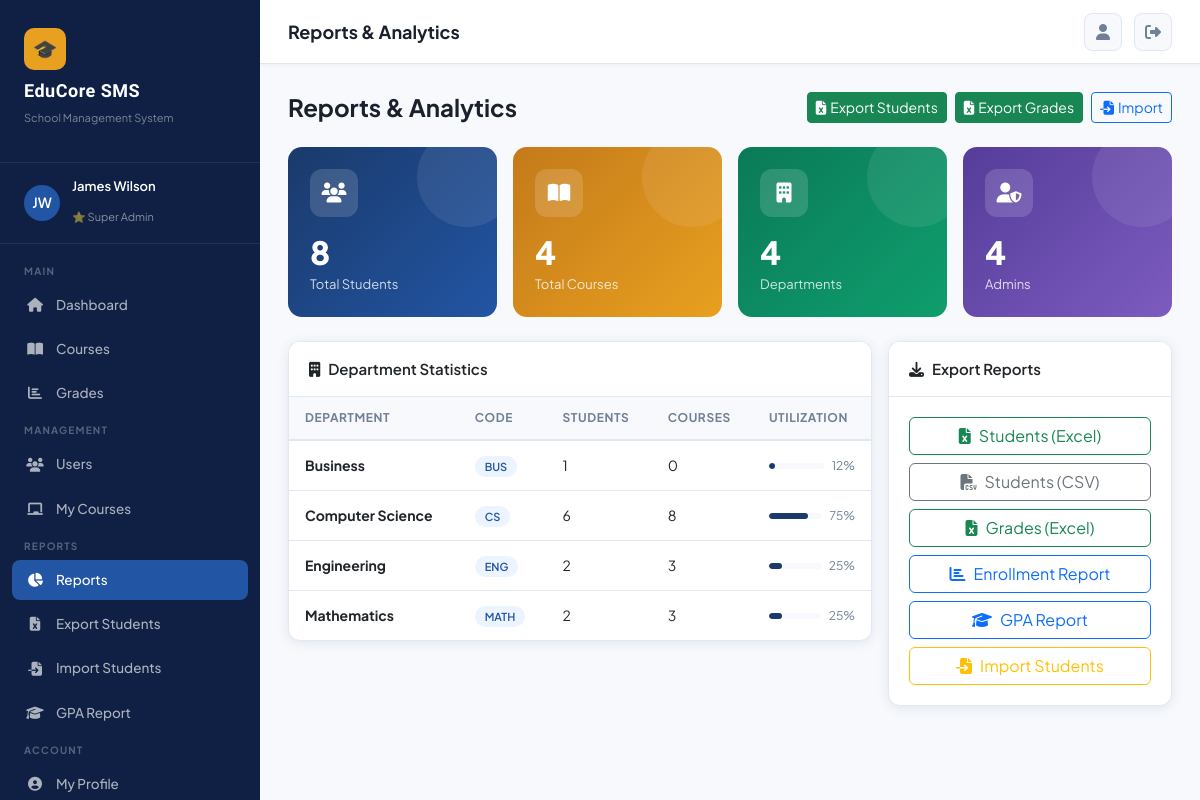
Page /reports/ (signed in) on the committed database.
### accounts/models.py (models this page shows, shortened)
class User(AbstractUser):
    ROLE_CHOICES = [
        ('super_admin', 'Super Admin'),
        ('sub_admin', 'Sub Admin'),
        ('student', 'Student'),
    ]
    role = models.CharField(max_length=20, choices=ROLE_CHOICES, default='student')
    department = models.ForeignKey(Department, on_delete=models.SET_NULL, null=True, blank=True)
    phone = models.CharField(max_length=20, blank=True)
    address = models.TextField(blank=True)
    profile_picture = models.ImageField(upload_to='profiles/', blank=True, null=True)
    bio = models.TextField(blank=True)
    student_id = models.CharField(max_length=20, blank=True, unique=True, null=True)
    date_of_birth = models.DateField(null=True, blank=True)
    gender = models.CharField(max_length=10, choices=[('M','Male'),('F','Female'),('O','Other')], blank=True)
    is_active = models.BooleanField(default=True)
    created_at = models.DateTimeField(auto_now_add=True)
    @property
    def is_super_admin(self):
        return self.role == 'super_admin'

class Department(models.Model):
    name = models.CharField(max_length=100)
    code = models.CharField(max_length=10, unique=True)
    description = models.TextField(blank=True)
    created_at = models.DateTimeField(auto_now_add=True)

### reports/views.py (the view)
# urls.py: path('', views.reports_dashboard, name='reports_dashboard'),
@login_required
def reports_dashboard(request):
    if not request.user.is_super_admin:
        messages.error(request, 'Access denied.')
        return redirect('dashboard')
    context = {
        'total_students': User.objects.filter(role='student').count(),
        'total_courses': Course.objects.count(),
        'total_departments': Department.objects.count(),
        'total_admins': User.objects.filter(role__in=['sub_admin','super_admin']).count(),
        'departments': Department.objects.annotate(
            student_count=Count('user', filter=Q(user__role='student')),
            course_count=Count('course')
        ),
    }
    return render(request, 'reports/dashboard.html', context)

### templates/reports/dashboard.html
{% extends 'base.html' %}
{% block page_title %}Reports & Analytics{% endblock %}
{% block content %}
<div class="d-flex justify-content-between align-items-center mb-4">
  <h4 style="font-weight:700;margin:0;">Reports & Analytics</h4>
  <div class="d-flex gap-2">
    <a href="{% url 'export_students_excel' %}" class="btn btn-success btn-sm"><i class="fas fa-file-excel me-1"></i>Export Students</a>
    <a href="{% url 'export_grades_excel' %}" class="btn btn-success btn-sm"><i class="fas fa-file-excel me-1"></i>Export Grades</a>
    <a href="{% url 'import_students' %}" class="btn btn-outline-primary btn-sm"><i class="fas fa-file-import me-1"></i>Import</a>
  </div>
</div>
<div class="row g-3 mb-4">
  <div class="col-md-3"><div class="stat-card stat-blue"><div class="icon"><i class="fas fa-users"></i></div><h3>{{ total_students }}</h3><p>Total Students</p></div></div>
  <div class="col-md-3"><div class="stat-card stat-gold"><div class="icon"><i class="fas fa-book-open"></i></div><h3>{{ total_courses }}</h3><p>Total Courses</p></div></div>
  <div class="col-md-3"><div class="stat-card stat-green"><div class="icon"><i class="fas fa-building"></i></div><h3>{{ total_departments }}</h3><p>Departments</p></div></div>
  <div class="col-md-3"><div class="stat-card stat-purple"><div class="icon"><i class="fas fa-user-shield"></i></div><h3>{{ total_admins }}</h3><p>Admins</p></div></div>
</div>
<div class="row g-3">
  <div class="col-md-8">
    <div class="card">
      <div class="card-header"><i class="fas fa-building me-2"></i>Department Statistics</div>
      <div class="card-body p-0">
        <table class="table-modern" style="width:100%">
          <thead><tr><th>Department</th><th>Code</th><th>Students</th><th>Courses</th><th>Utilization</th></tr></thead>
          <tbody>
            {% for dept in departments %}
            <tr>
              <td><strong>{{ dept.name }}</strong></td>
              <td><span class="badge-status badge-admin">{{ dept.code }}</span></td>
              <td>{{ dept.student_count }}</td>
              <td>{{ dept.course_count }}</td>
              <td>
                <div class="d-flex align-items-center gap-2">
                  <div class="progress flex-grow-1" style="height:6px;">
                    <div class="progress-bar" style="background:var(--primary);width:{% if dept.student_count > 0 %}{% widthratio dept.student_count total_students 100 %}{% else %}0{% endif %}%"></div>
                  </div>
                  <span style="font-size:12px;color:var(--text-muted);">{% if total_students > 0 %}{% widthratio dept.student_count total_students 100 %}%{% else %}0%{% endif %}</span>
                </div>
              </td>
            </tr>
            {% endfor %}
          </tbody>
        </table>
      </div>
    </div>
  </div>
  <div class="col-md-4">
    <div class="card">
      <div class="card-header"><i class="fas fa-download me-2"></i>Export Reports</div>
      <div class="card-body d-grid gap-2">
        <a href="{% url 'export_students_excel' %}" class="btn btn-outline-success"><i class="fas fa-file-excel me-2"></i>Students (Excel)</a>
        <a href="{% url 'export_students_csv' %}" class="btn btn-outline-secondary"><i class="fas fa-file-csv me-2"></i>Students (CSV)</a>
        <a href="{% url 'export_grades_excel' %}" class="btn btn-outline-success"><i class="fas fa-file-excel me-2"></i>Grades (Excel)</a>
        <a href="{% url 'enrollment_report' %}" class="btn btn-outline-primary"><i class="fas fa-chart-bar me-2"></i>Enrollment Report</a>
        <a href="{% url 'gpa_report' %}" class="btn btn-outline-primary"><i class="fas fa-graduation-cap me-2"></i>GPA Report</a>
        <a href="{% url 'import_students' %}" class="btn btn-outline-warning"><i class="fas fa-file-import me-2"></i>Import Students</a>
      </div>
    </div>
  </div>
</div>
{% endblock %}

### templates/base.html (shortened to what this page needs)
<!DOCTYPE html>
<html lang="en">
<head>
<link href="https://cdnjs.cloudflare.com/ajax/libs/bootstrap/5.3.0/css/bootstrap.min.css" rel="stylesheet">
<link href="https://cdnjs.cloudflare.com/ajax/libs/font-awesome/6.4.0/css/all.min.css" rel="stylesheet">
</head>
<body>
{% if user.is_authenticated %}
<div id="sidebar">
  <div class="sidebar-logo">
    <div class="logo-icon">🎓</div>
    <h2>EduCore SMS</h2>
    <p>School Management System</p>
  </div>
  <div class="sidebar-user">
    <div class="avatar">
      {% if user.profile_picture %}
        <img src="{{ user.profile_picture.url }}" alt="">
      {% else %}
        {{ user.first_name|first|upper }}{{ user.last_name|first|upper }}
      {% endif %}
    </div>
    <div class="info">
      <h4>{{ user.get_full_name|default:user.username }}</h4>
      <span>
        {% if user.is_super_admin %}⭐ Super Admin
        {% elif user.is_sub_admin %}🔧 Sub Admin{% if user.department %} · {{ user.department.code }}{% endif %}
        {% else %}🎒 Student{% endif %}
      </span>
    </div>
  </div>
  <nav class="sidebar-nav">
    <div class="nav-section-label">Main</div>
    <div class="nav-item">
      <a href="{% url 'dashboard' %}" class="nav-link {% if request.resolver_match.url_name == 'dashboard' %}active{% endif %}">
        <i class="fas fa-home"></i> Dashboard
      </a>
    </div>
    <div class="nav-item">
      <a href="{% url 'course_list' %}" class="nav-link {% if 'course' in request.resolver_match.url_name %}active{% endif %}">
        <i class="fas fa-book-open"></i> Courses
      </a>
    </div>
    <div class="nav-item">
      <a href="{% url 'grade_list' %}" class="nav-link {% if 'grade' in request.resolver_match.url_name or 'semester_results' in request.resolver_match.url_name %}active{% endif %}">
        <i class="fas fa-chart-bar"></i> Grades
      </a>
    </div>
    {% if user.is_super_admin or user.is_sub_admin %}
    <div class="nav-section-label">Management</div>
    {% if user.is_super_admin %}
    <div class="nav-item">
      <a href="{% url 'user_list' %}" class="nav-link {% if 'user' in request.resolver_match.url_name %}active{% endif %}">
        <i class="fas fa-users"></i> Users
      </a>
    </div>
    {% endif %}
    <div class="nav-item">
      <a href="{% url 'course_list' %}" class="nav-link">
        <i class="fas fa-chalkboard"></i> My Courses
      </a>
    </div>
    {% if user.is_super_admin %}
    <div class="nav-section-label">Reports</div>
    <div class="nav-item">
      <a href="{% url 'reports_dashboard' %}" class="nav-link {% if 'report' in request.resolver_match.url_name %}active{% endif %}">
        <i class="fas fa-chart-pie"></i> Reports
      </a>
    </div>
    <div class="nav-item">
      <a href="{% url 'export_students_excel' %}" class="nav-link">
        <i class="fas fa-file-excel"></i> Export Students
      </a>
    </div>
    <div class="nav-item">
      <a href="{% url 'import_students' %}" class="nav-link">
        <i class="fas fa-file-import"></i> Import Students
      </a>
    </div>
    <div class="nav-item">
      <a href="{% url 'gpa_report' %}" class="nav-link">
        <i class="fas fa-graduation-cap"></i> GPA Report
      </a>
    </div>
    {% endif %}
    {% endif %}
    <div class="nav-section-label">Account</div>
    <div class="nav-item">
      <a href="{% url 'profile' %}" class="nav-link {% if request.resolver_match.url_name == 'profile' %}active{% endif %}">
        <i class="fas fa-user-circle"></i> My Profile
      </a>
    </div>
  </nav>
</div>
<div id="main-content">
  <div class="topbar">
    <div class="d-flex align-items-center gap-3">
      <span class="topbar-title">{% block page_title %}Dashboard{% endblock %}</span>
    </div>
    <div class="topbar-actions">
      <a href="{% url 'profile' %}" class="btn-icon" title="Profile">
        <i class="fas fa-user"></i>
      </a>
      <a href="{% url 'logout' %}" class="btn-icon" title="Logout">
        <i class="fas fa-sign-out-alt"></i>
      </a>
    </div>
  </div>
  <div class="page-content">
    {% block content %}{% endblock %}
  </div>
</div>
{% else %}
  {% block auth_content %}{% endblock %}
{% endif %}
</body>
</html>

### rows in the picture
User: first_name|first "J", last_name|first "W", get_full_name "James Wilson"
Department: name "Business", code "BUS", student_count "1", course_count "0", student_count "12"
Department: name "Computer Science", code "CS", student_count "6", course_count "8", student_count "75"
Department: name "Engineering", code "ENG", student_count "2", course_count "3", student_count "25"
Department: name "Mathematics", code "MATH", student_count "2", course_count "3", student_count "25"

### other values in the picture
{{ total_students }} "8"
{{ total_courses }} "4"
{{ total_departments }} "4"
{{ total_admins }} "4"
